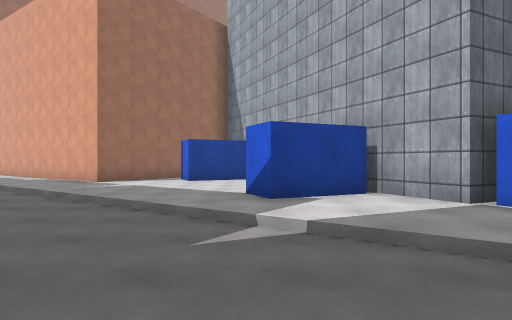
[1] (above)

16 first-person views from a walk through a Unity game level. The camera is 1.5 m above the floor, looks level and sees 75° across. The floor is counted in squares, 2 m on a side. Each view is taken from the middle of a square. On the plan, view 1 faces up. The plan holds only what a view shows up to about 11 squares ahead; the rest is blank. The place goes on beyond the plan. Some surface patterns are stand-ins.

[2]
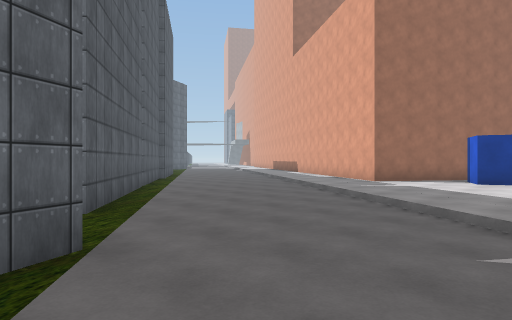

[3]
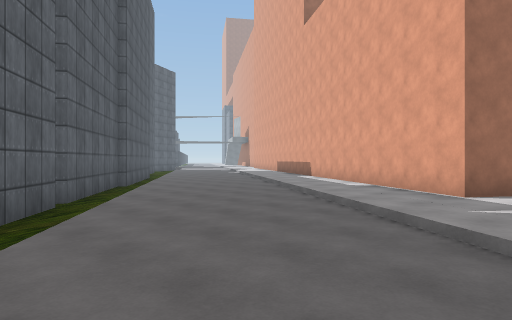

[4]
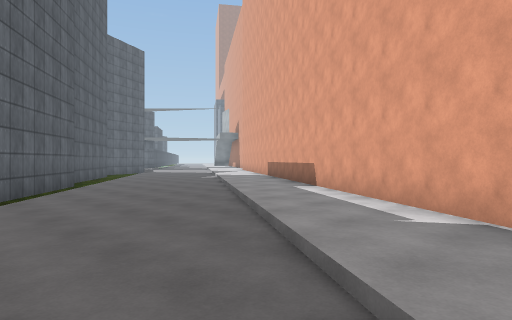

[5]
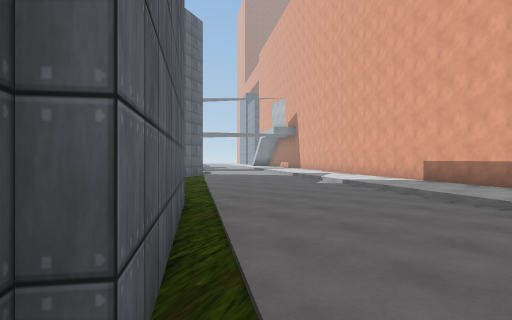

[6]
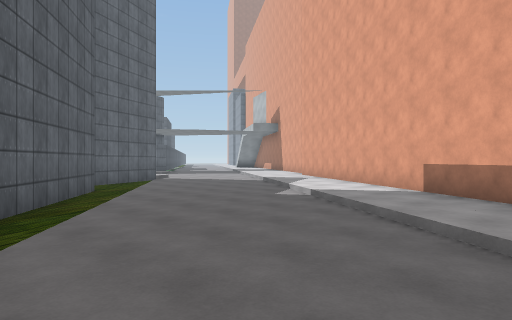

[7]
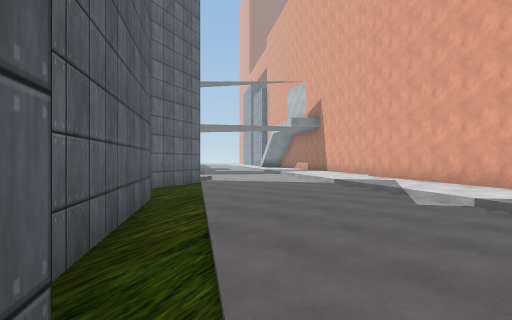

[8]
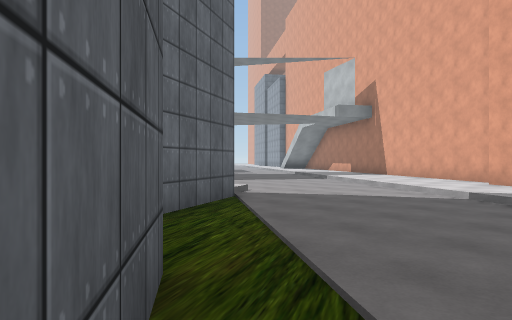

[9]
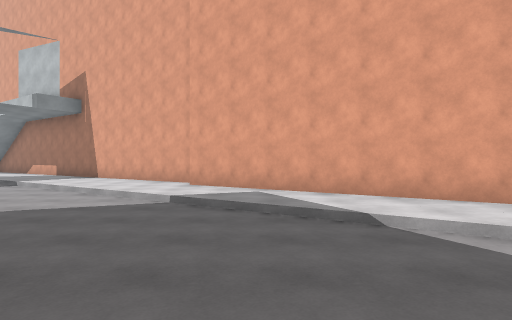

[10]
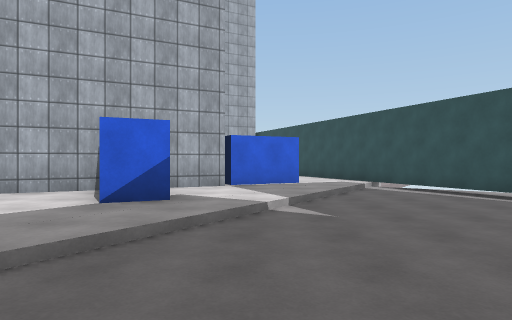

[11]
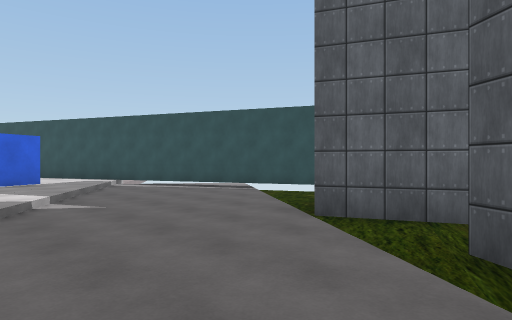

[12]
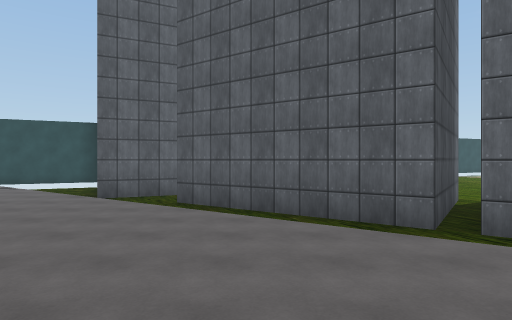

[13]
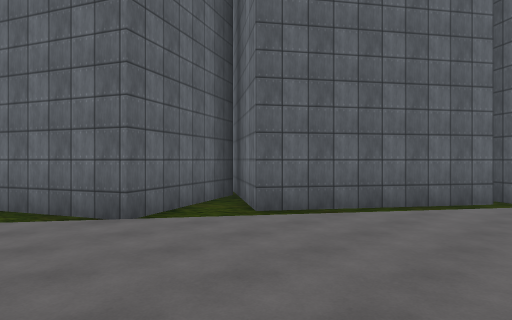

[14]
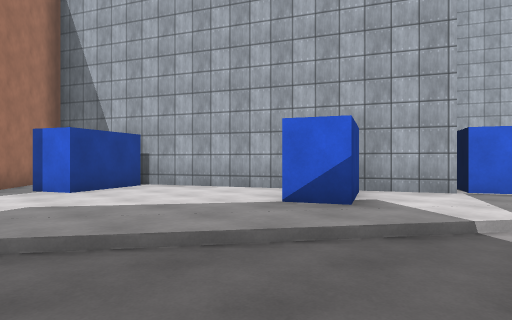

[15]
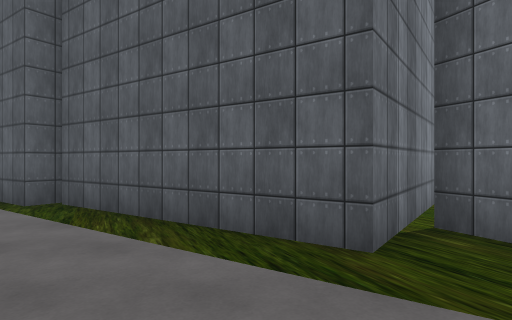

[16]
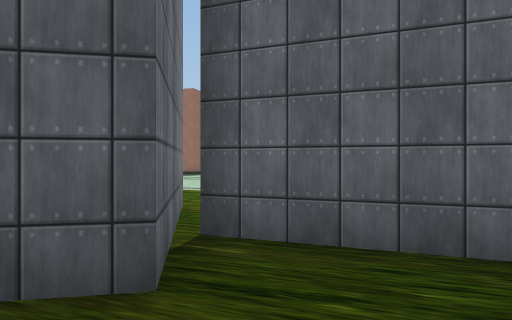

### Floor plan
Key: @ floor where view 1 was taken; # wall or solid block; x gap in a wall; . main floor; : floor 0.25 m higher than the main floor; / step, stairs or slope.
Columns run from 25 left of view 1 to 5 right of it. Each row starts with its distance up from view 1.
 24 :##
 23 ::###
 22 ::::#
 21 //::###
 20 ../:::##
 19 .../:::###
 18 ...../:::##
 17 ....../:::##
 16 #......./::###
 15 #......../:::##
 14 ##........//::###
 13  #.#......../:::##     #
 12  ####......../:::### ###
 11  .# ###......../:::###:####
 10  ##   ###......./:::##:#::#
  9         ##......../:::::::##
  8          ###......./:/:::::#
  7            ##.......//:::::#
  6             ##......../:/####
  5              ###......./:/::##
  4               ###......../:/:#
  3               #####......./:/#x
  2              ##   ##........//:
  1             ..    ##..#....../:
  0             .     #####..@..###
 -1                  ###  #...###
 -2                       #####

Positions as (right, up) in squares from view 1, and headings:
1: (0, 0), facing up
2: (0, 0), facing up-left
3: (-3, 3), facing up-left
4: (-6, 7), facing up-left
5: (-12, 7), facing up-left
6: (-13, 10), facing up-left
7: (-16, 10), facing up-left
8: (-20, 12), facing up-left
9: (-20, 13), facing up
10: (-5, 4), facing right
11: (-6, 5), facing down-right
12: (-7, 9), facing down
13: (-1, 6), facing down-left
14: (-4, 3), facing up-right
15: (-21, 16), facing down
16: (-21, 15), facing down-left
